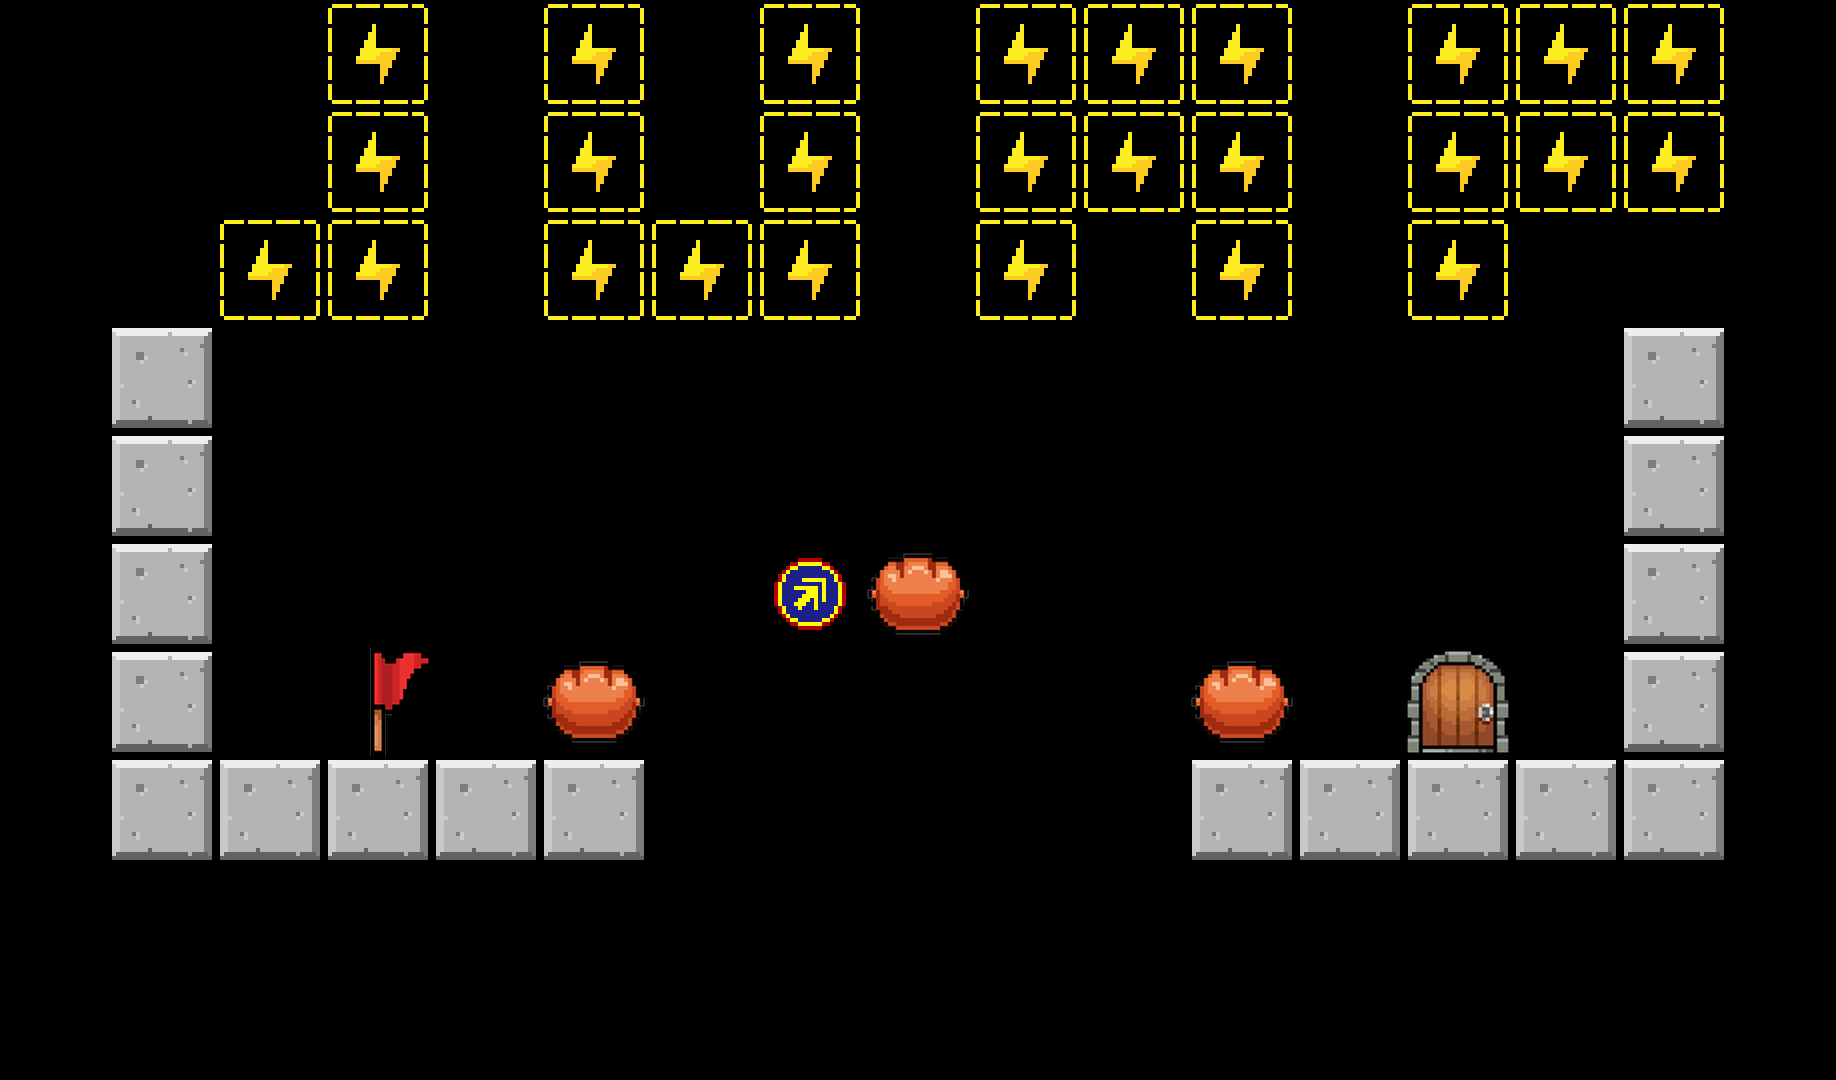

This game map was drawn from its Tiled (.tmx) file and the tilesets committed beside it. A one-line description and the full map source follow:
An orthogonal 17x10 tile map with 108x108 px tiles, 1 tile layer (TileLayer).

<map version="1.5" tiledversion="1.7.2" orientation="orthogonal" renderorder="right-down" width="17" height="10" tilewidth="108" tileheight="108" infinite="0" nextlayerid="2" nextobjectid="1">
 <tileset firstgid="1" source="tile_108.tsx" />
 <layer id="1" name="TileLayer" width="17" height="10">
  <data encoding="csv">
0,0,0,17,0,17,0,17,0,17,17,17,0,17,17,17,0,
0,0,0,17,0,17,0,17,0,17,17,17,0,17,17,17,0,
0,0,17,17,0,17,17,17,0,17,0,17,0,17,0,0,0,
0,6,0,0,0,0,0,0,0,0,0,0,0,0,0,6,0,
0,6,0,0,0,0,0,0,0,0,0,0,0,0,0,6,0,
0,6,0,0,0,0,0,4,3,0,0,0,0,0,0,6,0,
0,6,0,1,0,3,0,0,0,0,0,3,0,2,0,6,0,
0,6,6,6,6,6,0,0,0,0,0,6,6,6,6,6,0,
0,0,0,0,0,0,0,0,0,0,0,0,0,0,0,0,0,
0,0,0,0,0,0,0,0,0,0,0,0,0,0,0,0,0
</data>
 </layer>
</map>
